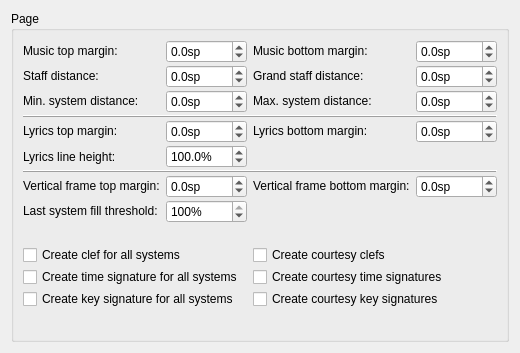
     <widget class="QWidget" name="Page2">
      <layout class="QVBoxLayout" name="verticalLayout_21">
       <property name="spacing">
        <number>0</number>
       </property>
       <item>
        <widget class="QGroupBox" name="groupBox_13">
         <property name="title">
          <string>Page</string>
         </property>
         <layout class="QGridLayout" name="gridLayout_8">
          <property name="verticalSpacing">
           <number>2</number>
          </property>
          <item row="3" column="0" colspan="4">
           <widget class="QFrame" name="frame_2">
            <property name="frameShape">
             <enum>QFrame::HLine</enum>
            </property>
            <property name="frameShadow">
             <enum>QFrame::Raised</enum>
            </property>
           </widget>
          </item>
          <item row="0" column="0">
           <widget class="QLabel" name="label_76">
            <property name="sizePolicy">
             <sizepolicy hsizetype="Fixed" vsizetype="Fixed">
              <horstretch>0</horstretch>
              <verstretch>0</verstretch>
             </sizepolicy>
            </property>
            <property name="text">
             <string>Music top margin:</string>
            </property>
            <property name="buddy">
             <cstring>staffUpperBorder</cstring>
            </property>
           </widget>
          </item>
          <item row="0" column="1">
           <widget class="QDoubleSpinBox" name="staffUpperBorder">
            <property name="sizePolicy">
             <sizepolicy hsizetype="Preferred" vsizetype="Fixed">
              <horstretch>0</horstretch>
              <verstretch>0</verstretch>
             </sizepolicy>
            </property>
            <property name="suffix">
             <string>sp</string>
            </property>
            <property name="decimals">
             <number>1</number>
            </property>
            <property name="minimum">
             <double>-1000.000000000000000</double>
            </property>
            <property name="maximum">
             <double>1000.000000000000000</double>
            </property>
           </widget>
          </item>
          <item row="10" column="0" colspan="2">
           <widget class="QCheckBox" name="genClef">
            <property name="sizePolicy">
             <sizepolicy hsizetype="Fixed" vsizetype="Fixed">
              <horstretch>0</horstretch>
              <verstretch>0</verstretch>
             </sizepolicy>
            </property>
            <property name="text">
             <string>Create clef for all systems</string>
            </property>
           </widget>
          </item>
          <item row="0" column="2">
           <widget class="QLabel" name="label_78">
            <property name="sizePolicy">
             <sizepolicy hsizetype="Fixed" vsizetype="Fixed">
              <horstretch>0</horstretch>
              <verstretch>0</verstretch>
             </sizepolicy>
            </property>
            <property name="text">
             <string>Music bottom margin:</string>
            </property>
            <property name="buddy">
             <cstring>staffLowerBorder</cstring>
            </property>
           </widget>
          </item>
          <item row="0" column="3">
           <widget class="QDoubleSpinBox" name="staffLowerBorder">
            <property name="sizePolicy">
             <sizepolicy hsizetype="Preferred" vsizetype="Fixed">
              <horstretch>0</horstretch>
              <verstretch>0</verstretch>
             </sizepolicy>
            </property>
            <property name="suffix">
             <string>sp</string>
            </property>
            <property name="decimals">
             <number>1</number>
            </property>
            <property name="minimum">
             <double>-1000.000000000000000</double>
            </property>
            <property name="maximum">
             <double>1000.000000000000000</double>
            </property>
           </widget>
          </item>
          <item row="1" column="0">
           <widget class="QLabel" name="label_69">
            <property name="sizePolicy">
             <sizepolicy hsizetype="Fixed" vsizetype="Fixed">
              <horstretch>0</horstretch>
              <verstretch>0</verstretch>
             </sizepolicy>
            </property>
            <property name="text">
             <string>Staff distance:</string>
            </property>
            <property name="buddy">
             <cstring>staffDistance</cstring>
            </property>
           </widget>
          </item>
          <item row="1" column="1">
           <widget class="QDoubleSpinBox" name="staffDistance">
            <property name="sizePolicy">
             <sizepolicy hsizetype="Preferred" vsizetype="Fixed">
              <horstretch>0</horstretch>
              <verstretch>0</verstretch>
             </sizepolicy>
            </property>
            <property name="suffix">
             <string>sp</string>
            </property>
            <property name="decimals">
             <number>1</number>
            </property>
            <property name="minimum">
             <double>-1000.000000000000000</double>
            </property>
            <property name="maximum">
             <double>1000.000000000000000</double>
            </property>
            <property name="singleStep">
             <double>0.500000000000000</double>
            </property>
           </widget>
          </item>
          <item row="1" column="2">
           <widget class="QLabel" name="label_70">
            <property name="sizePolicy">
             <sizepolicy hsizetype="Fixed" vsizetype="Fixed">
              <horstretch>0</horstretch>
              <verstretch>0</verstretch>
             </sizepolicy>
            </property>
            <property name="text">
             <string>Grand staff distance:</string>
            </property>
            <property name="buddy">
             <cstring>akkoladeDistance</cstring>
            </property>
           </widget>
          </item>
          <item row="1" column="3">
           <widget class="QDoubleSpinBox" name="akkoladeDistance">
            <property name="sizePolicy">
             <sizepolicy hsizetype="Preferred" vsizetype="Fixed">
              <horstretch>0</horstretch>
              <verstretch>0</verstretch>
             </sizepolicy>
            </property>
            <property name="suffix">
             <string>sp</string>
            </property>
            <property name="decimals">
             <number>1</number>
            </property>
            <property name="minimum">
             <double>-1000.000000000000000</double>
            </property>
            <property name="maximum">
             <double>1000.000000000000000</double>
            </property>
            <property name="singleStep">
             <double>0.100000000000000</double>
            </property>
           </widget>
          </item>
          <item row="2" column="0">
           <widget class="QLabel" name="label_73">
            <property name="sizePolicy">
             <sizepolicy hsizetype="Fixed" vsizetype="Fixed">
              <horstretch>0</horstretch>
              <verstretch>0</verstretch>
             </sizepolicy>
            </property>
            <property name="text">
             <string>Min. system distance:</string>
            </property>
            <property name="buddy">
             <cstring>minSystemDistance</cstring>
            </property>
           </widget>
          </item>
          <item row="2" column="1">
           <widget class="QDoubleSpinBox" name="minSystemDistance">
            <property name="sizePolicy">
             <sizepolicy hsizetype="Preferred" vsizetype="Fixed">
              <horstretch>0</horstretch>
              <verstretch>0</verstretch>
             </sizepolicy>
            </property>
            <property name="suffix">
             <string>sp</string>
            </property>
            <property name="decimals">
             <number>1</number>
            </property>
            <property name="minimum">
             <double>-1000.000000000000000</double>
            </property>
            <property name="maximum">
             <double>1000.000000000000000</double>
            </property>
           </widget>
          </item>
          <item row="4" column="0">
           <widget class="QLabel" name="label_72">
            <property name="sizePolicy">
             <sizepolicy hsizetype="Fixed" vsizetype="Fixed">
              <horstretch>0</horstretch>
              <verstretch>0</verstretch>
             </sizepolicy>
            </property>
            <property name="text">
             <string>Lyrics top margin:</string>
            </property>
            <property name="buddy">
             <cstring>lyricsDistance</cstring>
            </property>
           </widget>
          </item>
          <item row="4" column="1">
           <widget class="QDoubleSpinBox" name="lyricsDistance">
            <property name="sizePolicy">
             <sizepolicy hsizetype="Preferred" vsizetype="Fixed">
              <horstretch>0</horstretch>
              <verstretch>0</verstretch>
             </sizepolicy>
            </property>
            <property name="suffix">
             <string>sp</string>
            </property>
            <property name="decimals">
             <number>1</number>
            </property>
            <property name="minimum">
             <double>-100.000000000000000</double>
            </property>
            <property name="singleStep">
             <double>0.500000000000000</double>
            </property>
           </widget>
          </item>
          <item row="4" column="2">
           <widget class="QLabel" name="label_71">
            <property name="sizePolicy">
             <sizepolicy hsizetype="Fixed" vsizetype="Fixed">
              <horstretch>0</horstretch>
              <verstretch>0</verstretch>
             </sizepolicy>
            </property>
            <property name="text">
             <string>Lyrics bottom margin:</string>
            </property>
            <property name="buddy">
             <cstring>lyricsMinBottomDistance</cstring>
            </property>
           </widget>
          </item>
          <item row="4" column="3">
           <widget class="QDoubleSpinBox" name="lyricsMinBottomDistance">
            <property name="sizePolicy">
             <sizepolicy hsizetype="Preferred" vsizetype="Fixed">
              <horstretch>0</horstretch>
              <verstretch>0</verstretch>
             </sizepolicy>
            </property>
            <property name="suffix">
             <string>sp</string>
            </property>
            <property name="decimals">
             <number>1</number>
            </property>
            <property name="minimum">
             <double>-100.000000000000000</double>
            </property>
            <property name="singleStep">
             <double>0.500000000000000</double>
            </property>
           </widget>
          </item>
          <item row="7" column="0">
           <widget class="QLabel" name="label_74">
            <property name="sizePolicy">
             <sizepolicy hsizetype="Fixed" vsizetype="Fixed">
              <horstretch>0</horstretch>
              <verstretch>0</verstretch>
             </sizepolicy>
            </property>
            <property name="toolTip">
             <string>Vertical-frame upper margin</string>
            </property>
            <property name="text">
             <string>Vertical frame top margin:</string>
            </property>
            <property name="buddy">
             <cstring>systemFrameDistance</cstring>
            </property>
           </widget>
          </item>
          <item row="7" column="1">
           <widget class="QDoubleSpinBox" name="systemFrameDistance">
            <property name="sizePolicy">
             <sizepolicy hsizetype="Preferred" vsizetype="Fixed">
              <horstretch>0</horstretch>
              <verstretch>0</verstretch>
             </sizepolicy>
            </property>
            <property name="suffix">
             <string>sp</string>
            </property>
            <property name="decimals">
             <number>1</number>
            </property>
            <property name="minimum">
             <double>-100.000000000000000</double>
            </property>
           </widget>
          </item>
          <item row="7" column="2">
           <widget class="QLabel" name="label_75">
            <property name="sizePolicy">
             <sizepolicy hsizetype="Fixed" vsizetype="Fixed">
              <horstretch>0</horstretch>
              <verstretch>0</verstretch>
             </sizepolicy>
            </property>
            <property name="toolTip">
             <string>Vertical-frame lower margin</string>
            </property>
            <property name="text">
             <string>Vertical frame bottom margin:</string>
            </property>
            <property name="buddy">
             <cstring>frameSystemDistance</cstring>
            </property>
           </widget>
          </item>
          <item row="7" column="3">
           <widget class="QDoubleSpinBox" name="frameSystemDistance">
            <property name="sizePolicy">
             <sizepolicy hsizetype="Preferred" vsizetype="Fixed">
              <horstretch>0</horstretch>
              <verstretch>0</verstretch>
             </sizepolicy>
            </property>
            <property name="suffix">
             <string>sp</string>
            </property>
            <property name="decimals">
             <number>1</number>
            </property>
            <property name="minimum">
             <double>-100.000000000000000</double>
            </property>
           </widget>
          </item>
          <item row="13" column="0">
           <spacer>
            <property name="orientation">
             <enum>Qt::Vertical</enum>
            </property>
            <property name="sizeHint" stdset="0">
             <size>
              <width>137</width>
              <height>21</height>
             </size>
            </property>
           </spacer>
          </item>
          <item row="10" column="2">
           <widget class="QCheckBox" name="genCourtesyClef">
            <property name="text">
             <string>Create courtesy clefs</string>
            </property>
           </widget>
          </item>
          <item row="11" column="0" colspan="2">
           <widget class="QCheckBox" name="genTimesig">
            <property name="sizePolicy">
             <sizepolicy hsizetype="Fixed" vsizetype="Fixed">
              <horstretch>0</horstretch>
              <verstretch>0</verstretch>
             </sizepolicy>
            </property>
            <property name="text">
             <string>Create time signature for all systems</string>
            </property>
           </widget>
          </item>
          <item row="11" column="2" colspan="2">
           <widget class="QCheckBox" name="genCourtesyTimesig">
            <property name="sizePolicy">
             <sizepolicy hsizetype="Fixed" vsizetype="Fixed">
              <horstretch>0</horstretch>
              <verstretch>0</verstretch>
             </sizepolicy>
            </property>
            <property name="text">
             <string>Create courtesy time signatures</string>
            </property>
           </widget>
          </item>
          <item row="12" column="0" colspan="2">
           <widget class="QCheckBox" name="genKeysig">
            <property name="sizePolicy">
             <sizepolicy hsizetype="Fixed" vsizetype="Fixed">
              <horstretch>0</horstretch>
              <verstretch>0</verstretch>
             </sizepolicy>
            </property>
            <property name="text">
             <string>Create key signature for all systems</string>
            </property>
           </widget>
          </item>
          <item row="12" column="2" colspan="2">
           <widget class="QCheckBox" name="genCourtesyKeysig">
            <property name="text">
             <string>Create courtesy key signatures</string>
            </property>
           </widget>
          </item>
          <item row="9" column="0">
           <spacer name="verticalSpacer_9">
            <property name="orientation">
             <enum>Qt::Vertical</enum>
            </property>
            <property name="sizeType">
             <enum>QSizePolicy::Fixed</enum>
            </property>
            <property name="sizeHint" stdset="0">
             <size>
              <width>20</width>
              <height>20</height>
             </size>
            </property>
           </spacer>
          </item>
          <item row="6" column="0" colspan="4">
           <widget class="QFrame" name="frame_3">
            <property name="frameShape">
             <enum>QFrame::HLine</enum>
            </property>
            <property name="frameShadow">
             <enum>QFrame::Raised</enum>
            </property>
           </widget>
          </item>
          <item row="5" column="0">
           <widget class="QLabel" name="label_36">
            <property name="text">
             <string>Lyrics line height:</string>
            </property>
            <property name="buddy">
             <cstring>lyricsLineHeight</cstring>
            </property>
           </widget>
          </item>
          <item row="5" column="1">
           <widget class="QDoubleSpinBox" name="lyricsLineHeight">
            <property name="suffix">
             <string notr="true">%</string>
            </property>
            <property name="decimals">
             <number>1</number>
            </property>
            <property name="minimum">
             <double>10.000000000000000</double>
            </property>
            <property name="maximum">
             <double>500.000000000000000</double>
            </property>
            <property name="value">
             <double>100.000000000000000</double>
            </property>
           </widget>
          </item>
          <item row="2" column="3">
           <widget class="QDoubleSpinBox" name="maxSystemDistance">
            <property name="sizePolicy">
             <sizepolicy hsizetype="Preferred" vsizetype="Fixed">
              <horstretch>0</horstretch>
              <verstretch>0</verstretch>
             </sizepolicy>
            </property>
            <property name="suffix">
             <string>sp</string>
            </property>
            <property name="decimals">
             <number>1</number>
            </property>
            <property name="minimum">
             <double>-1000.000000000000000</double>
            </property>
            <property name="maximum">
             <double>1000.000000000000000</double>
            </property>
           </widget>
          </item>
          <item row="2" column="2">
           <widget class="QLabel" name="label_191">
            <property name="sizePolicy">
             <sizepolicy hsizetype="Fixed" vsizetype="Fixed">
              <horstretch>0</horstretch>
              <verstretch>0</verstretch>
             </sizepolicy>
            </property>
            <property name="text">
             <string>Max. system distance:</string>
            </property>
            <property name="buddy">
             <cstring>maxSystemDistance</cstring>
            </property>
           </widget>
          </item>
          <item row="8" column="0">
           <widget class="QLabel" name="label_77">
            <property name="sizePolicy">
             <sizepolicy hsizetype="Fixed" vsizetype="Fixed">
              <horstretch>0</horstretch>
              <verstretch>0</verstretch>
             </sizepolicy>
            </property>
            <property name="text">
             <string>Last system fill threshold:</string>
            </property>
            <property name="buddy">
             <cstring>lastSystemFillThreshold</cstring>
            </property>
           </widget>
          </item>
          <item row="8" column="1">
           <widget class="QDoubleSpinBox" name="lastSystemFillThreshold">
            <property name="sizePolicy">
             <sizepolicy hsizetype="Preferred" vsizetype="Fixed">
              <horstretch>0</horstretch>
              <verstretch>0</verstretch>
             </sizepolicy>
            </property>
            <property name="suffix">
             <string notr="true">%</string>
            </property>
            <property name="decimals">
             <number>0</number>
            </property>
            <property name="maximum">
             <double>100.000000000000000</double>
            </property>
            <property name="value">
             <double>100.000000000000000</double>
            </property>
           </widget>
          </item>
         </layout>
        </widget>
       </item>
      </layout>
     </widget>
